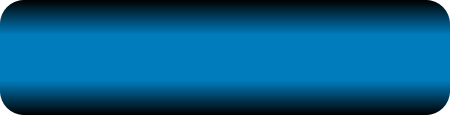
<?xml version="1.0" encoding="UTF-8"?>
<ui version="4.0">
 <class>RedBullDialog</class>
 <widget class="QDialog" name="RedBullDialog">
  <property name="geometry">
   <rect>
    <x>0</x>
    <y>0</y>
    <width>450</width>
    <height>115</height>
   </rect>
  </property>
  <property name="sizePolicy">
   <sizepolicy hsizetype="MinimumExpanding" vsizetype="MinimumExpanding">
    <horstretch>0</horstretch>
    <verstretch>0</verstretch>
   </sizepolicy>
  </property>
  <property name="minimumSize">
   <size>
    <width>450</width>
    <height>115</height>
   </size>
  </property>
  <property name="windowTitle">
   <string>Dialog</string>
  </property>
  <property name="styleSheet">
   <string notr="true">background:transparent;</string>
  </property>
  <property name="modal">
   <bool>true</bool>
  </property>
  <layout class="QVBoxLayout" name="verticalLayout">
   <property name="spacing">
    <number>0</number>
   </property>
   <property name="sizeConstraint">
    <enum>QLayout::SetMinimumSize</enum>
   </property>
   <property name="margin">
    <number>0</number>
   </property>
   <item>
    <widget class="QWidget" name="widget" native="true">
     <property name="sizePolicy">
      <sizepolicy hsizetype="MinimumExpanding" vsizetype="MinimumExpanding">
       <horstretch>0</horstretch>
       <verstretch>0</verstretch>
      </sizepolicy>
     </property>
     <property name="styleSheet">
      <string>background:qlineargradient(x1:0, y1:0, x2:0, y2:1, stop: 0 rgba(0,0,0,100%), stop: 0.3 rgba(0,123,188,100%),stop: 0.7 rgba(0,123,188,100%), stop: 1 rgba(0,0,0,100%));
border-radius:24;</string>
     </property>
     <layout class="QVBoxLayout" name="verticalLayout_2">
      <property name="sizeConstraint">
       <enum>QLayout::SetMinimumSize</enum>
      </property>
      <property name="leftMargin">
       <number>40</number>
      </property>
      <property name="rightMargin">
       <number>5</number>
      </property>
      <item>
       <layout class="QVBoxLayout" name="bodyLayout">
        <property name="leftMargin">
         <number>0</number>
        </property>
        <property name="topMargin">
         <number>20</number>
        </property>
       </layout>
      </item>
      <item>
       <layout class="QHBoxLayout" name="_buttonsLayout">
        <property name="spacing">
         <number>0</number>
        </property>
        <property name="sizeConstraint">
         <enum>QLayout::SetMinimumSize</enum>
        </property>
        <item>
         <spacer name="horizontalSpacer">
          <property name="orientation">
           <enum>Qt::Horizontal</enum>
          </property>
          <property name="sizeType">
           <enum>QSizePolicy::MinimumExpanding</enum>
          </property>
          <property name="sizeHint" stdset="0">
           <size>
            <width>380</width>
            <height>20</height>
           </size>
          </property>
         </spacer>
        </item>
       </layout>
      </item>
     </layout>
    </widget>
   </item>
  </layout>
 </widget>
 <resources/>
 <connections/>
</ui>
